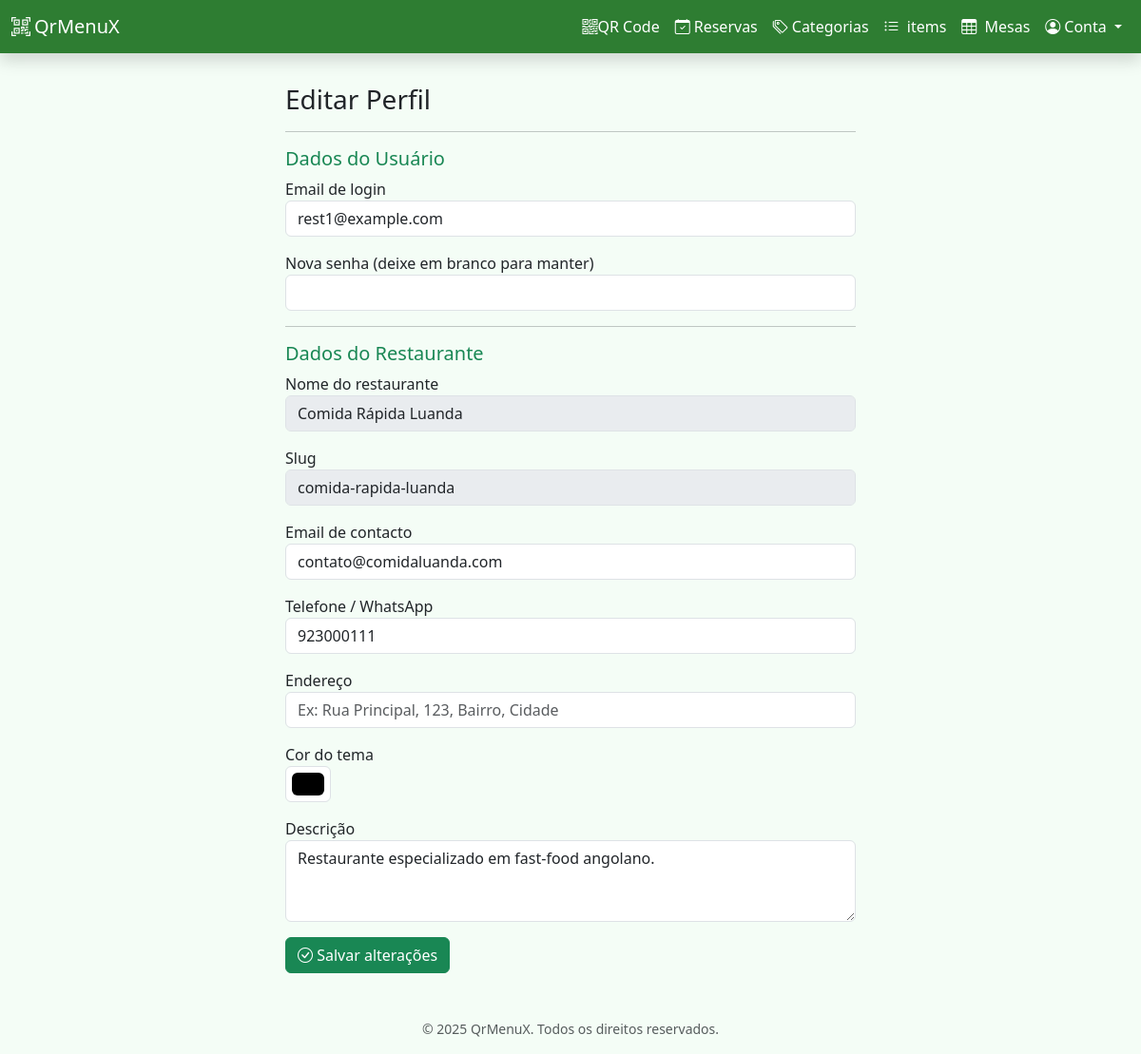
The page /dashboard/profile (signed in) on the database as committed earlier.
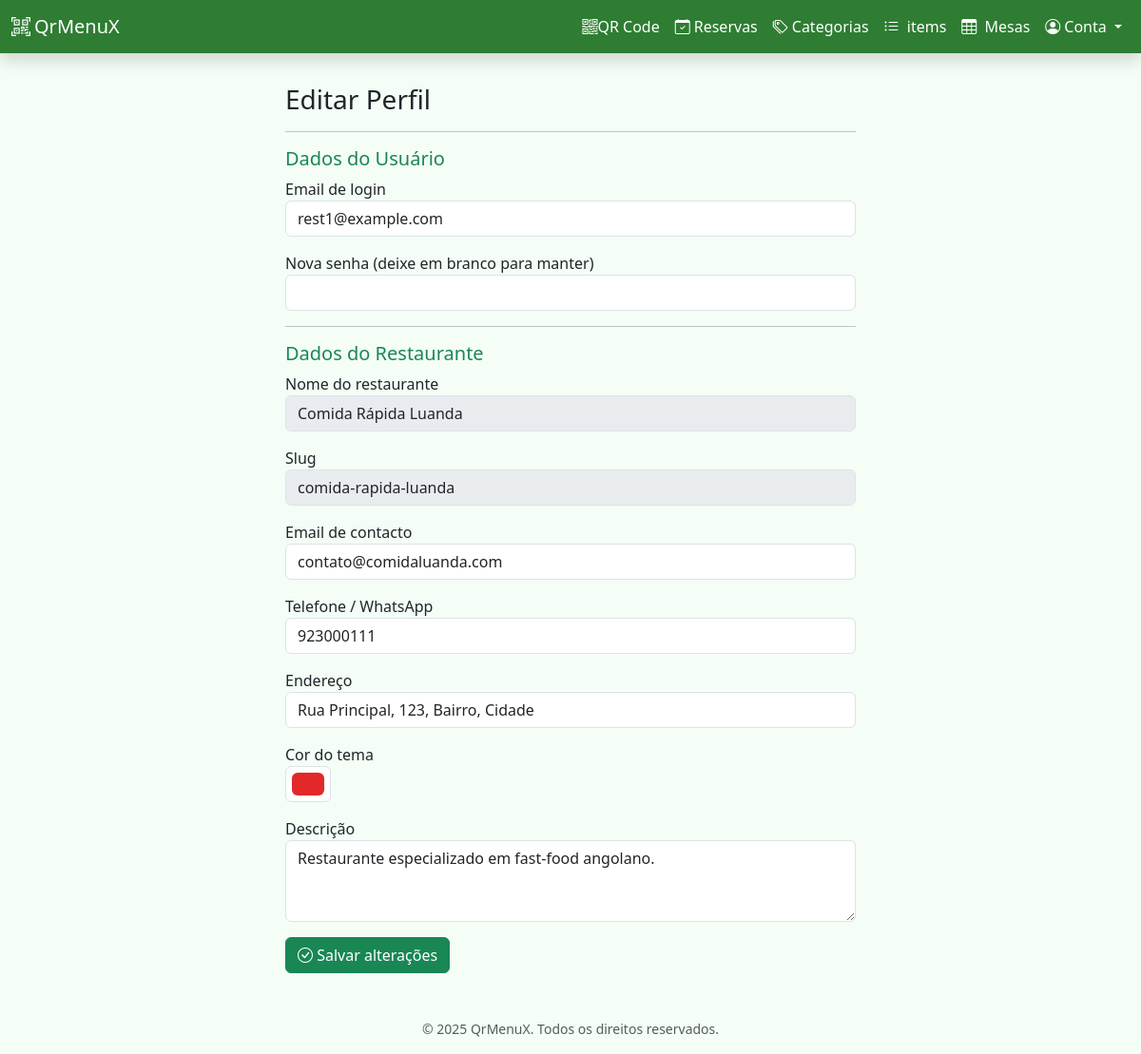
The same page on the database as committed later.
### app/models.py (models this page shows)
class User(UserMixin, db.Model):
    id = db.Column(db.Integer, primary_key=True)
    email = db.Column(db.String(100), unique=True)
    password = db.Column(db.String(200))
    role = db.Column(db.String(20), default="restaurant")  # 'admin' ou 'restaurant'
    restaurant = db.relationship(
        "Restaurant", backref="owner", lazy=True, uselist=False
    )

class Restaurant(db.Model):
    id = db.Column(db.Integer, primary_key=True)
    owner_id = db.Column(db.Integer, db.ForeignKey("user.id"))
    name = db.Column(db.String(150), nullable=False)
    slug = db.Column(db.String(150), unique=True, nullable=False)
    email = db.Column(db.String(120), unique=True, nullable=False)
    phone = db.Column(db.String(50))
    description = db.Column(db.Text)
    address = db.Column(db.String(200))
    theme_color = db.Column(
        db.String(20), default="#1abd27af"
    )  # Hex do tema, ex: "#1700e6b0"
    is_active = db.Column(db.Boolean, default=True)
    slot_duration_minutes = db.Column(db.Integer, nullable=False, default=90)
    slot_buffer_minutes = db.Column(db.Integer, nullable=False, default=5)
    allow_pass_closing_time = db.Column(db.Boolean, nullable=False, default=False)
    subscription = db.relationship(
        "Subscription", uselist=False, backref="restaurant", lazy=True
    )
    categories = db.relationship("Category", backref="restaurant", lazy=True)

### app/routes/dashboard_routes.py (the view, shortened to what this page needs)
@bp.route("/profile", methods=["GET", "POST"])
@login_required
def profile():
    user = current_user
    restaurant = user.restaurant
    return render_template(
        "dashboard/profile.html",
        user=user,
        restaurant=restaurant,
        active_page="profile",
    )

### app/models.py (called while the page is built)
@login_manager.user_loader
def load_user(user_id):
    return User.query.get(int(user_id))

### app/templates/dashboard/profile.html (shortened to what this page needs)
{% extends "dashboard/dashboard_base.html" %}  {% block content %}
<div class="mx-auto" style="max-width: 600px">
  <h3>Editar Perfil</h3>
  <form method="POST">
    <hr />
    <h5 class="text-success">Dados do Usuário</h5>
    <div class="mb-3">
      <label>Email de login</label>
      <input
        type="email"
        name="user_email"
        class="form-control"
        value="{{ user.email }}"
        required
      />
    </div>
    <div class="mb-3">
      <label>Nova senha (deixe em branco para manter)</label>
      <input type="password" name="user_password" class="form-control" />
    </div>
    <hr />
    <h5 class="text-success">Dados do Restaurante</h5>
    <div class="mb-3">
      <label>Nome do restaurante</label>
      <input
        type="text"
        class="form-control"
        value="{{ restaurant.name }}"
        disabled
      />
    </div>
    <div class="mb-3">
      <label>Slug</label>
      <input
        type="text"
        class="form-control"
        value="{{ restaurant.slug }}"
        disabled
      />
    </div>
    <div class="mb-3">
      <label>Email de contacto</label>
      <input
        type="email"
        name="restaurant_email"
        class="form-control"
        value="{{ restaurant.email }}"
      />
    </div>
    <div class="mb-3">
      <label>Telefone / WhatsApp</label>
      <input
        type="text"
        name="restaurant_phone"
        class="form-control"
        value="{{ restaurant.phone }}"
      />
    </div>
    <div class="mb-3">
      <label>Endereço</label>
      <input
        type="text"
        name="restaurant_address"
        class="form-control"
        value="{{ restaurant.address or '' }}"
        placeholder="Ex: Rua Principal, 123, Bairro, Cidade"
        required
      />
    </div>
    <div class="mb-3">
      <label>Cor do tema</label>
      <input
        type="color"
        name="theme_color"
        class="form-control form-control-color"
        value="{{ restaurant.theme_color }}"
      />
    </div>
    <div class="mb-3">
      <label>Descrição</label>
      <textarea name="restaurant_description" class="form-control" rows="3">
{{ restaurant.description }}</textarea
      >
    </div>
    <button type="submit" class="btn btn-success">
      <i class="bi bi-check-circle"></i> Salvar alterações
    </button>
  </form>
</div>
{% endblock %}

### app/templates/dashboard/dashboard_base.html (shortened to what this page needs)
<!DOCTYPE html>
<html lang="pt">
  <head>
    <link
      href="https://cdn.jsdelivr.net/npm/bootstrap@5.3.0/dist/css/bootstrap.min.css"
      rel="stylesheet"
    />
    <link
      href="https://cdn.jsdelivr.net/npm/bootstrap-icons@1.10.5/font/bootstrap-icons.css"
      rel="stylesheet"
    />
  </head>
  <body>
    <nav class="navbar navbar-expand-lg navbar-dark shadow">
      <div class="container-fluid">
        <a class="navbar-brand" href="{{ url_for('dashboard.index') }}">
          <i class="bi bi-qr-code-scan me-1"></i>QrMenuX
        </a>
        <div class="collapse navbar-collapse" id="navbarContent">
          <ul class="navbar-nav ms-auto mb-2 mb-lg-0">
            <li class="nav-item">
              <a class="nav-link" href="{{ url_for('dashboard.qrcode_page') }}">
                <i class="bi bi-qr-code"></i>QR Code
              </a>
            </li>
            <li class="nav-item">
              <a
                class="nav-link"
                href="{{ url_for('dashboard.reservations') }}"
              >
                <i class="bi bi-calendar-check me-1"></i>Reservas
              </a>
            </li>
            <li class="nav-item">
              <a
                class="nav-link"
                href="{{ url_for('dashboard.list_categories') }}"
              >
                <i class="bi bi-tags me-1"></i>Categorias
              </a>
            </li>
            <li class="nav-item">
              <a class="nav-link" href="{{ url_for('dashboard.list_items') }}">
                <i class="bi bi-list-ul me-1"></i> items
              </a>
            </li>
            <li class="nav-item">
              <a class="nav-link" href="{{ url_for('dashboard.list_tables') }}">
                <i class="bi bi-table me-1"></i> Mesas
              </a>
            </li>
            <li class="nav-item dropdown">
              <a
                class="nav-link dropdown-toggle"
                href="#"
                id="navbarDropdown"
                role="button"
                data-bs-toggle="dropdown"
              >
                <i class="bi bi-person-circle me-1"></i>Conta
              </a>
            </li>
          </ul>
        </div>
      </div>
    </nav>
    <main class="container">
      {% block content %}{% endblock %}
    </main>
    <footer class="text-center py-3 text-muted small">
      &copy; 2025 QrMenuX. Todos os direitos reservados.
    </footer>
  </body>
</html>

### app/templates/dashboard/dashboard_base.html (style rules this page uses)
body { background-color: #f4fdf6; min-height: 100vh; display: flex; flex-direction: column; }
.navbar { background-color: #2e7d32; }
.navbar .nav-link, .navbar-brand, .navbar .dropdown-toggle { color: white; }
main { flex-grow: 1; padding: 2rem 1rem; }

Rows that differ between the two databases and show on the page:
changed Restaurant "Comida Rápida Luanda": restaurant_address (not shown) → "Rua Principal, 123, Bairro, Cidade"; theme_color "#000000" → "#e22828"
